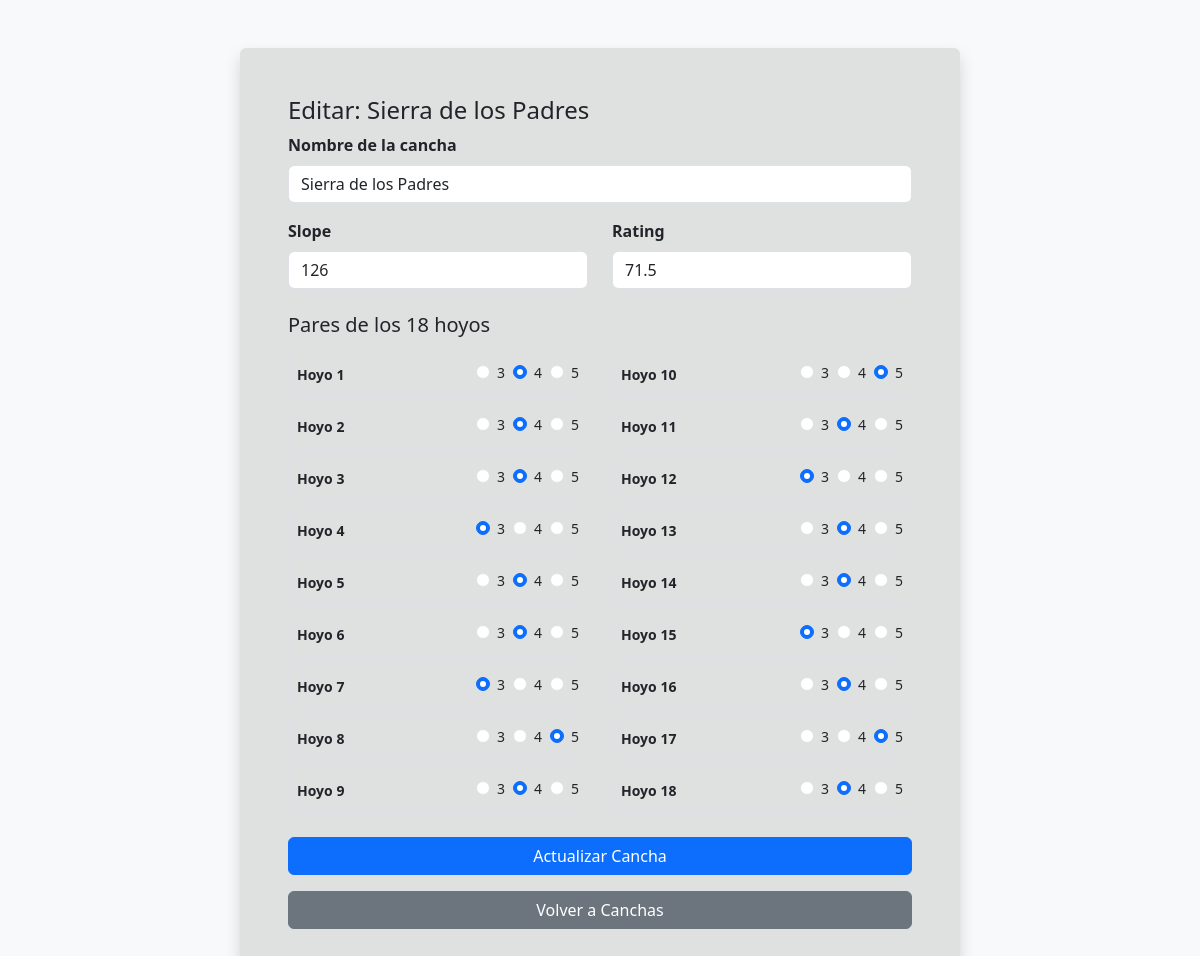
The app's page /editar_cancha.php?id=2 (signed in) with its own data.
### tables this page shows
CREATE TABLE `canchas` (
  `id` int NOT NULL AUTO_INCREMENT,
  `nombre` varchar(100) NOT NULL,
  `pares` json NOT NULL,
  `slope` float DEFAULT '126',
  `rating` float DEFAULT '71.5',
  PRIMARY KEY (`id`)
);

### editar_cancha.php (the view, shortened to what this page needs)
<?php
require 'conexion.php';
$id = $_GET['id'];
$stmt = $pdo->prepare("SELECT * FROM canchas WHERE id = ?");
$stmt->execute([$id]);
$cancha = $stmt->fetch();
$pares = json_decode($cancha['pares']);
?>
<!DOCTYPE html>
<html lang="es">
<head>
    <link href="https://cdn.jsdelivr.net/npm/bootstrap@5.3.0/dist/css/bootstrap.min.css" rel="stylesheet">
    <link href="estilos.css" rel="stylesheet">
</head>
<body class="bg-light">
    <div class="container mt-5 mb-5">
        <div class="card shadow mx-auto" style="max-width: 720px;">
            <div class="card-body p-5">
                <h1 class="h4 mb-2">Editar: <?php echo htmlspecialchars($cancha['nombre']); ?></h1>
                <form action="actualizar_cancha.php" method="POST">
                    <div class="mb-3">
                        <label for="nombre" class="form-label fw-bold">Nombre de la cancha</label>
                        <input type="text" class="form-control" id="nombre" name="nombre" value="<?php echo htmlspecialchars($cancha['nombre']); ?>" required>
                    </div>
                    <div class="row mb-4">
                        <div class="col-sm-6 mb-3 mb-sm-0">
                            <label for="slope" class="form-label fw-bold">Slope</label>
                            <input type="number" step="0.1" class="form-control" id="slope" name="slope" value="<?php echo htmlspecialchars($cancha['slope']); ?>">
                        </div>
                        <div class="col-sm-6">
                            <label for="rating" class="form-label fw-bold">Rating</label>
                            <input type="number" step="0.1" class="form-control" id="rating" name="rating" value="<?php echo htmlspecialchars($cancha['rating']); ?>">
                        </div>
                    </div>
                    <h5 class="mb-3">Pares de los 18 hoyos</h5>
                    <div class="row g-4 mb-4">
                        <?php for ($columna = 0; $columna < 2; $columna++): ?>
                            <div class="col-12 col-md-6">
                                <div class="row g-2">
                                    <?php for ($i = $columna * 9 + 1; $i <= ($columna + 1) * 9; $i++):
                                        $p = $pares[$i - 1]; ?>
                                        <div class="col-12">
                                            <div class="border rounded p-2 d-flex align-items-center justify-content-between gap-3">
                                                <span class="fw-bold small text-nowrap flex-shrink-0">Hoyo <?php echo $i; ?></span>
                                                <div class="d-flex gap-2 flex-shrink-0">
                                                    <?php foreach ([3, 4, 5] as $par): ?>
                                                        <div class="form-check form-check-inline me-0 small">
                                                            <input class="form-check-input" type="radio" name="par_<?php echo $i; ?>" value="<?php echo $par; ?>" id="p<?php echo $par; ?>_<?php echo $i; ?>" <?php echo $p == $par ? 'checked' : ''; ?>>
                                                            <label class="form-check-label" for="p<?php echo $par; ?>_<?php echo $i; ?>"><?php echo $par; ?></label>
                                                        </div>
                                                    <?php endforeach; ?>
                                                </div>
                                            </div>
                                        </div>
                                    <?php endfor; ?>
                                </div>
                            </div>
                        <?php endfor; ?>
                    </div>
                    <button type="submit" class="btn btn-primary w-100">Actualizar Cancha</button>
                </form>
                <a href="listar_canchas.php" class="btn btn-secondary w-100 mt-3">Volver a Canchas</a>
            </div>
        </div>
    </div>
</body>
</html>

### estilos.css (style rules this page uses)
body { min-height: 100vh; isolation: isolate; background-color: #f8f9fa; background-image: none; }
.card, .alert { background-color: rgba(200, 200, 200, 0.5) !important; border: none; }

### records on screen
canchas: nombre "Sierra de los Padres", slope "126", rating "71.5", pares "☐ 3", pares "☑ 4", pares "☐ 5", pares "☑ 3", pares "☐ 4", pares "☑ 5"

### other values on screen
$par "3"
$par "4"
$par "5"
